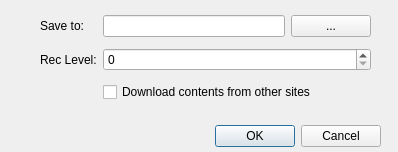
<?xml version="1.0" encoding="UTF-8"?>
<ui version="4.0">
 <class>OtzerkaluDialog</class>
 <widget class="QDialog" name="OtzerkaluDialog">
  <property name="geometry">
   <rect>
    <x>0</x>
    <y>0</y>
    <width>398</width>
    <height>152</height>
   </rect>
  </property>
  <property name="windowTitle">
   <string>Mirroring parameters</string>
  </property>
  <widget class="QDialogButtonBox" name="buttonBox_">
   <property name="geometry">
    <rect>
     <x>40</x>
     <y>120</y>
     <width>341</width>
     <height>32</height>
    </rect>
   </property>
   <property name="orientation">
    <enum>Qt::Horizontal</enum>
   </property>
   <property name="standardButtons">
    <set>QDialogButtonBox::Cancel|QDialogButtonBox::Ok</set>
   </property>
  </widget>
  <widget class="QWidget" name="gridLayoutWidget">
   <property name="geometry">
    <rect>
     <x>40</x>
     <y>10</y>
     <width>331</width>
     <height>100</height>
    </rect>
   </property>
   <layout class="QGridLayout" name="gridLayout_">
    <item row="0" column="1">
     <widget class="QLineEdit" name="SaveDirLineEdit_"/>
    </item>
    <item row="0" column="0">
     <widget class="QLabel" name="label">
      <property name="text">
       <string>Save to:</string>
      </property>
     </widget>
    </item>
    <item row="1" column="0">
     <widget class="QLabel" name="label_2">
      <property name="text">
       <string>Rec Level:</string>
      </property>
     </widget>
    </item>
    <item row="0" column="2">
     <widget class="QPushButton" name="ChooseDirButton_">
      <property name="text">
       <string>...</string>
      </property>
      <property name="checkable">
       <bool>false</bool>
      </property>
     </widget>
    </item>
    <item row="2" column="1" colspan="2">
     <widget class="QCheckBox" name="FromOtherSite_">
      <property name="text">
       <string>Download contents from other sites</string>
      </property>
     </widget>
    </item>
    <item row="1" column="1" colspan="2">
     <widget class="LeechCraft::Otzerkalu::DLevelSpinBox" name="RecursionLevel_"/>
    </item>
   </layout>
  </widget>
 </widget>
 <customwidgets>
  <customwidget>
   <class>LeechCraft::Otzerkalu::DLevelSpinBox</class>
   <extends>QSpinBox</extends>
   <header>dlevelspinbox.h</header>
  </customwidget>
 </customwidgets>
 <resources/>
 <connections>
  <connection>
   <sender>buttonBox_</sender>
   <signal>accepted()</signal>
   <receiver>OtzerkaluDialog</receiver>
   <slot>accept()</slot>
   <hints>
    <hint type="sourcelabel">
     <x>248</x>
     <y>254</y>
    </hint>
    <hint type="destinationlabel">
     <x>157</x>
     <y>274</y>
    </hint>
   </hints>
  </connection>
  <connection>
   <sender>buttonBox_</sender>
   <signal>rejected()</signal>
   <receiver>OtzerkaluDialog</receiver>
   <slot>reject()</slot>
   <hints>
    <hint type="sourcelabel">
     <x>316</x>
     <y>260</y>
    </hint>
    <hint type="destinationlabel">
     <x>286</x>
     <y>274</y>
    </hint>
   </hints>
  </connection>
 </connections>
</ui>
